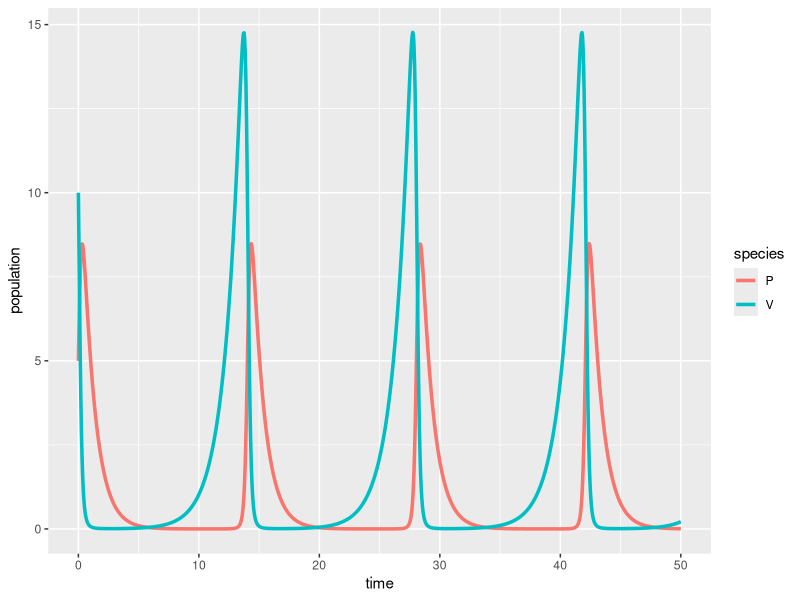

This figure's R source:
## ---- chunk 1
#| message: false
#| warning: false
# load libraries ----
library(tidyverse)
library(deSolve)
library(kableExtra)
## ---- chunk 2
# Create a sequence of times (days) ----
time <- seq(from = 0, to = 50, by = 0.05)

# Set some parameter values (these can change - keep it in mind) ----
parameters <- c(r = .75, alpha = 0.8, beta = 0.5, q = 1)

# Set the initial condition (prey and predator populations at t = 0) ----
# Recall: V = prey, P = predator
init_cond <- c(V = 10, P = 5)

# Prepare the series of differential equations as a function ----
lv_equations <- function(time, init_cond, parameters) {
  with(as.list(c(init_cond, parameters)), {
    dVdt = r * V - alpha * V * P
    dPdt = beta * V * P - q * P
    return(list(c(dVdt, dPdt)))
  })
}

# Find the approximate the solution using `deSolve::ode()` ----
approx_lv <- ode(y = init_cond, times = time, func = lv_equations, parms = parameters)

# Check the class ----
class(approx_lv)

# We really want this to be a data frame, AND we want both prey (V) and predator (P) to be in the same column -- we'll learn why in EDS 221 (tidy data) ----
approx_lk_df <- data.frame(approx_lv) |> 
  pivot_longer(cols = c(V, P), names_to = "species", values_to = "population")

# Plot it ----
ggplot(data = approx_lk_df, aes(x = time, y = population)) +
  geom_line(aes(color = species), linewidth = 1.2)
